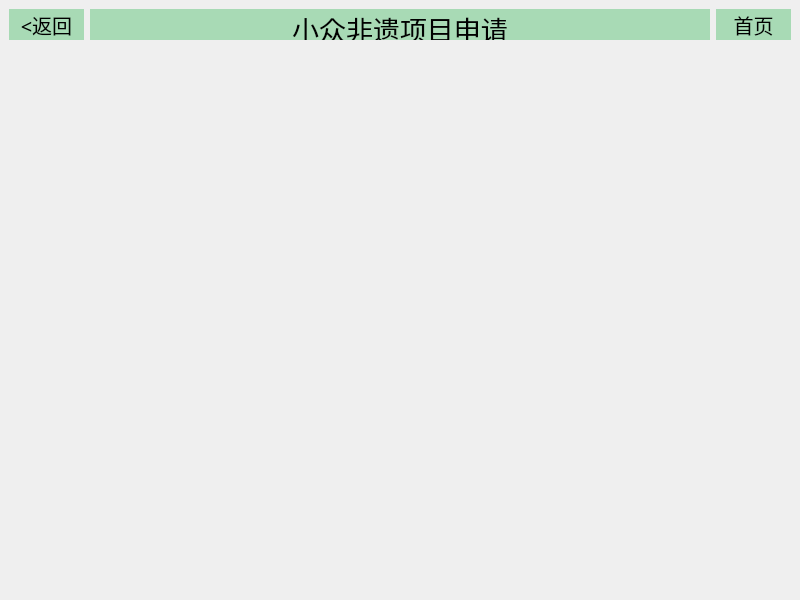
<?xml version="1.0" encoding="UTF-8"?>
<ui version="4.0">
 <class>detail_up</class>
 <widget class="QMainWindow" name="detail_up">
  <property name="geometry">
   <rect>
    <x>0</x>
    <y>0</y>
    <width>800</width>
    <height>600</height>
   </rect>
  </property>
  <property name="windowTitle">
   <string>MainWindow</string>
  </property>
  <widget class="QWidget" name="centralwidget">
   <layout class="QVBoxLayout" name="verticalLayout_2">
    <item>
     <layout class="QVBoxLayout" name="verticalLayout">
      <item>
       <layout class="QHBoxLayout" name="top">
        <item>
         <widget class="QPushButton" name="back">
          <property name="enabled">
           <bool>false</bool>
          </property>
          <property name="minimumSize">
           <size>
            <width>75</width>
            <height>31</height>
           </size>
          </property>
          <property name="maximumSize">
           <size>
            <width>75</width>
            <height>31</height>
           </size>
          </property>
          <property name="font">
           <font>
            <family>宋体</family>
            <pointsize>15</pointsize>
            <italic>false</italic>
            <bold>false</bold>
            <stylestrategy>PreferDefault</stylestrategy>
            <hintingpreference>PreferDefaultHinting</hintingpreference>
           </font>
          </property>
          <property name="layoutDirection">
           <enum>Qt::LayoutDirection::LeftToRight</enum>
          </property>
          <property name="styleSheet">
           <string notr="true">color:rgb(0, 0, 0);
font: 15pt &quot;宋体&quot;;
background-color: rgb(168,218,181);
border-color: rgb(168,218,181);
border-radius: 0px;</string>
          </property>
          <property name="text">
           <string>&lt;返回</string>
          </property>
          <property name="autoRepeatInterval">
           <number>100</number>
          </property>
         </widget>
        </item>
        <item>
         <widget class="QLabel" name="page_name">
          <property name="minimumSize">
           <size>
            <width>0</width>
            <height>31</height>
           </size>
          </property>
          <property name="maximumSize">
           <size>
            <width>16777215</width>
            <height>31</height>
           </size>
          </property>
          <property name="font">
           <font>
            <family>宋体</family>
            <pointsize>20</pointsize>
            <italic>false</italic>
            <bold>false</bold>
           </font>
          </property>
          <property name="layoutDirection">
           <enum>Qt::LayoutDirection::LeftToRight</enum>
          </property>
          <property name="styleSheet">
           <string notr="true">color:rgb(0, 0, 0);
font: 20pt &quot;宋体&quot;;
background-color: rgb(168,218,181);
</string>
          </property>
          <property name="text">
           <string>&lt;html&gt;&lt;head/&gt;&lt;body&gt;&lt;p&gt;小众非遗项目申请&lt;/p&gt;&lt;/body&gt;&lt;/html&gt;</string>
          </property>
          <property name="alignment">
           <set>Qt::AlignmentFlag::AlignCenter</set>
          </property>
         </widget>
        </item>
        <item>
         <widget class="QPushButton" name="home_page">
          <property name="enabled">
           <bool>false</bool>
          </property>
          <property name="minimumSize">
           <size>
            <width>75</width>
            <height>31</height>
           </size>
          </property>
          <property name="maximumSize">
           <size>
            <width>75</width>
            <height>31</height>
           </size>
          </property>
          <property name="font">
           <font>
            <family>宋体</family>
            <pointsize>15</pointsize>
            <italic>false</italic>
            <bold>false</bold>
            <stylestrategy>PreferDefault</stylestrategy>
            <hintingpreference>PreferDefaultHinting</hintingpreference>
           </font>
          </property>
          <property name="layoutDirection">
           <enum>Qt::LayoutDirection::LeftToRight</enum>
          </property>
          <property name="styleSheet">
           <string notr="true">color:rgb(0, 0, 0);
font: 15pt &quot;宋体&quot;;
background-color: rgb(168,218,181);
border-color: rgb(168,218,181);
border-radius: 0px;</string>
          </property>
          <property name="text">
           <string>首页</string>
          </property>
          <property name="autoRepeatInterval">
           <number>100</number>
          </property>
         </widget>
        </item>
       </layout>
      </item>
      <item>
       <spacer name="verticalSpacer">
        <property name="orientation">
         <enum>Qt::Orientation::Vertical</enum>
        </property>
        <property name="sizeHint" stdset="0">
         <size>
          <width>20</width>
          <height>40</height>
         </size>
        </property>
       </spacer>
      </item>
     </layout>
    </item>
   </layout>
  </widget>
 </widget>
 <resources/>
 <connections/>
</ui>
